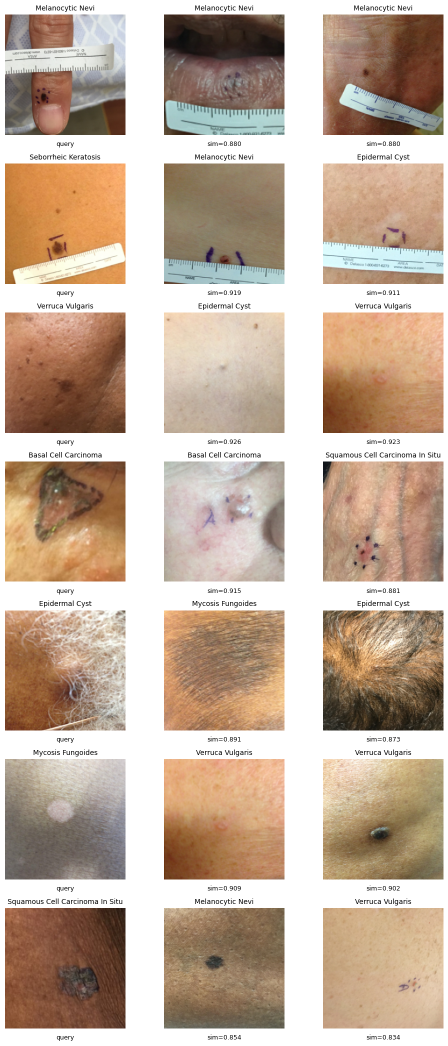
#> input picture assets/qualitative-images.png, 896 x 2092 px (shown at 1/2 size)
$ python -i 05_make_thumbnails.py   (imports and definitions only)
#> lines starting #> are read from the running program, lines starting #| are printed output that depends on the picture
# Entirely written by Claude with prompting by Madison. Builds CLIP-style center-cropped square
# thumbnails for the flashcard tiles. Reads image_map.json, picks first up to 3 filenames per FST
# bucket (deterministic; the same indices always map to the same rounds), and
# writes 300x300 JPGs to data/private/thumbnails/<slug>/round-<a|b|c>/<fst>.jpg.
# Empty buckets (e.g. Basal Cell Carcinoma FST 56) are skipped silently — the
# app renders a "no sample" placeholder for missing tiles.
import json
from pathlib import Path
from PIL import Image

ROOT = Path(__file__).resolve().parents[1]
IMAGE_MAP = ROOT / "data" / "public" / "image_map.json"
SRC_DIR = ROOT / "data" / "private" / "images"
OUT_DIR = ROOT / "data" / "private" / "thumbnails"

TARGET = 300
ROUND_LETTERS = ("a", "b", "c")


def slugify(name: str) -> str:
    return name.lower().replace(" ", "-")


def make_thumbnail(src: Path, dst: Path) -> None:
#> called with src = '../assets/qualitative-images.png', dst = 'out.png'
    im = Image.open(src).convert("RGB")
    w, h = im.size
#> w = 896; h = 2092
    side = min(w, h)
#> side = 896
    left = (w - side) // 2
#> left = 0
    top = (h - side) // 2
#> top = 598
    im = im.crop((left, top, left + side, top + side))
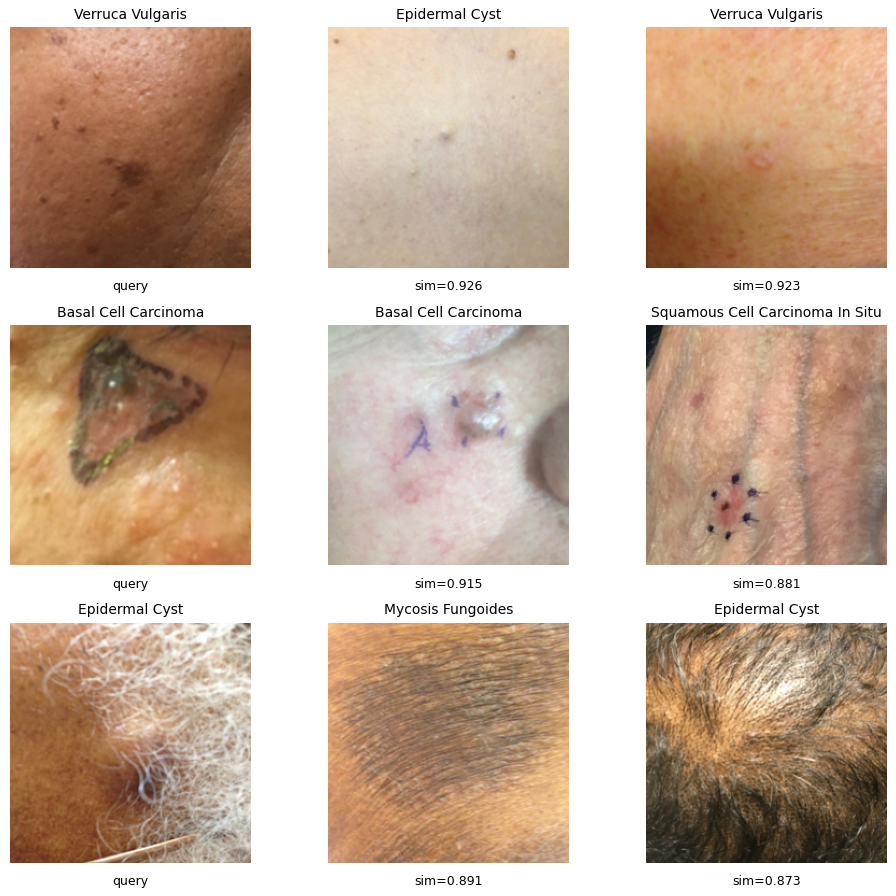
#> im: PIL image 896x896 RGB; mean R, G, B 204.1, 181.3, 163.3
    im = im.resize((TARGET, TARGET), Image.LANCZOS)
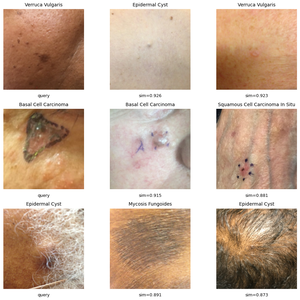
#> im: PIL image 300x300 RGB; mean R, G, B 203.9, 181, 163
#> (the run stopped early here; a loop or call above may not have finished)

$ run again, on assets/flashcard_mockup.png
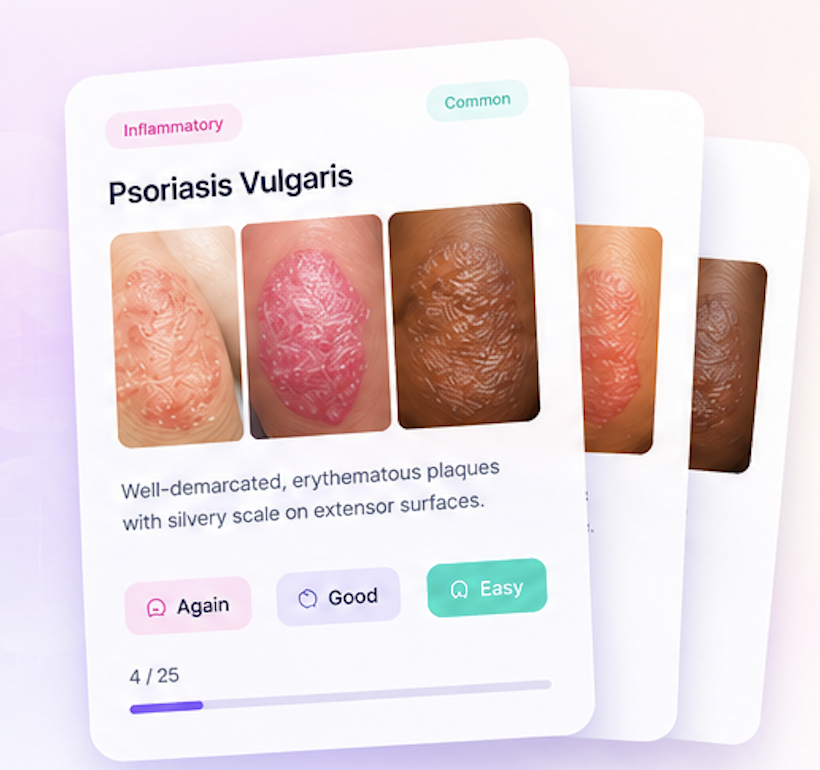
#> input picture assets/flashcard_mockup.png, 820 x 770 px
#> in make_thumbnail, `im = im.crop((left, top, left + side, top + side))`:
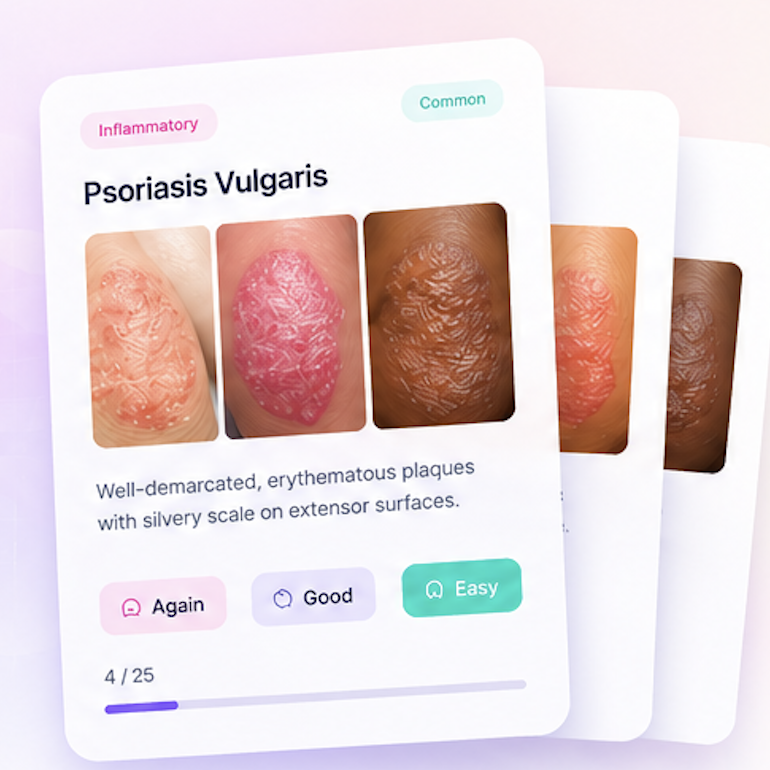
#> im: PIL image 770x770 RGB; mean R, G, B 230, 214.5, 216.3
#> in make_thumbnail, `im = im.resize((TARGET, TARGET), Image.LANCZOS)`:
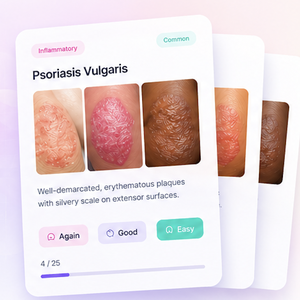
#> im: PIL image 300x300 RGB; mean R, G, B 230, 214.4, 216.2
